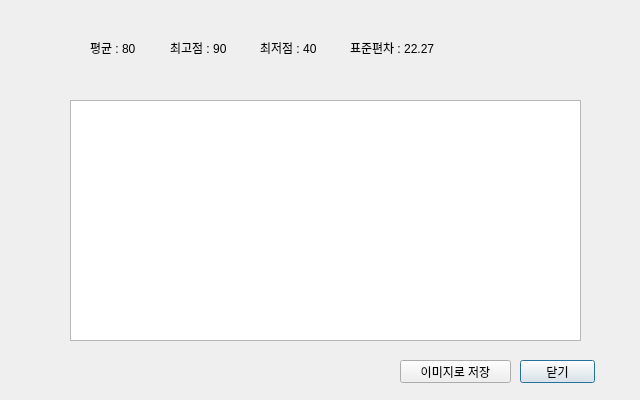
<?xml version="1.0" encoding="UTF-8"?>
<ui version="4.0">
 <class>Dialog</class>
 <widget class="QDialog" name="Dialog">
  <property name="geometry">
   <rect>
    <x>0</x>
    <y>0</y>
    <width>640</width>
    <height>400</height>
   </rect>
  </property>
  <property name="windowTitle">
   <string>Dialog</string>
  </property>
  <widget class="QPushButton" name="btn_close">
   <property name="geometry">
    <rect>
     <x>520</x>
     <y>360</y>
     <width>75</width>
     <height>23</height>
    </rect>
   </property>
   <property name="text">
    <string>닫기</string>
   </property>
  </widget>
  <widget class="QPushButton" name="pushButton_2">
   <property name="geometry">
    <rect>
     <x>400</x>
     <y>360</y>
     <width>111</width>
     <height>23</height>
    </rect>
   </property>
   <property name="text">
    <string>이미지로 저장</string>
   </property>
  </widget>
  <widget class="QGraphicsView" name="graphicsView">
   <property name="geometry">
    <rect>
     <x>70</x>
     <y>100</y>
     <width>511</width>
     <height>241</height>
    </rect>
   </property>
  </widget>
  <widget class="QLabel" name="label">
   <property name="geometry">
    <rect>
     <x>90</x>
     <y>40</y>
     <width>56</width>
     <height>16</height>
    </rect>
   </property>
   <property name="text">
    <string>평균 : 80</string>
   </property>
  </widget>
  <widget class="QLabel" name="label_2">
   <property name="geometry">
    <rect>
     <x>170</x>
     <y>40</y>
     <width>71</width>
     <height>16</height>
    </rect>
   </property>
   <property name="text">
    <string>최고점 : 90</string>
   </property>
  </widget>
  <widget class="QLabel" name="label_3">
   <property name="geometry">
    <rect>
     <x>260</x>
     <y>40</y>
     <width>71</width>
     <height>16</height>
    </rect>
   </property>
   <property name="text">
    <string>최저점 : 40</string>
   </property>
  </widget>
  <widget class="QLabel" name="label_4">
   <property name="geometry">
    <rect>
     <x>350</x>
     <y>40</y>
     <width>91</width>
     <height>16</height>
    </rect>
   </property>
   <property name="text">
    <string>표준편차 : 22.27</string>
   </property>
  </widget>
 </widget>
 <resources/>
 <connections/>
</ui>
